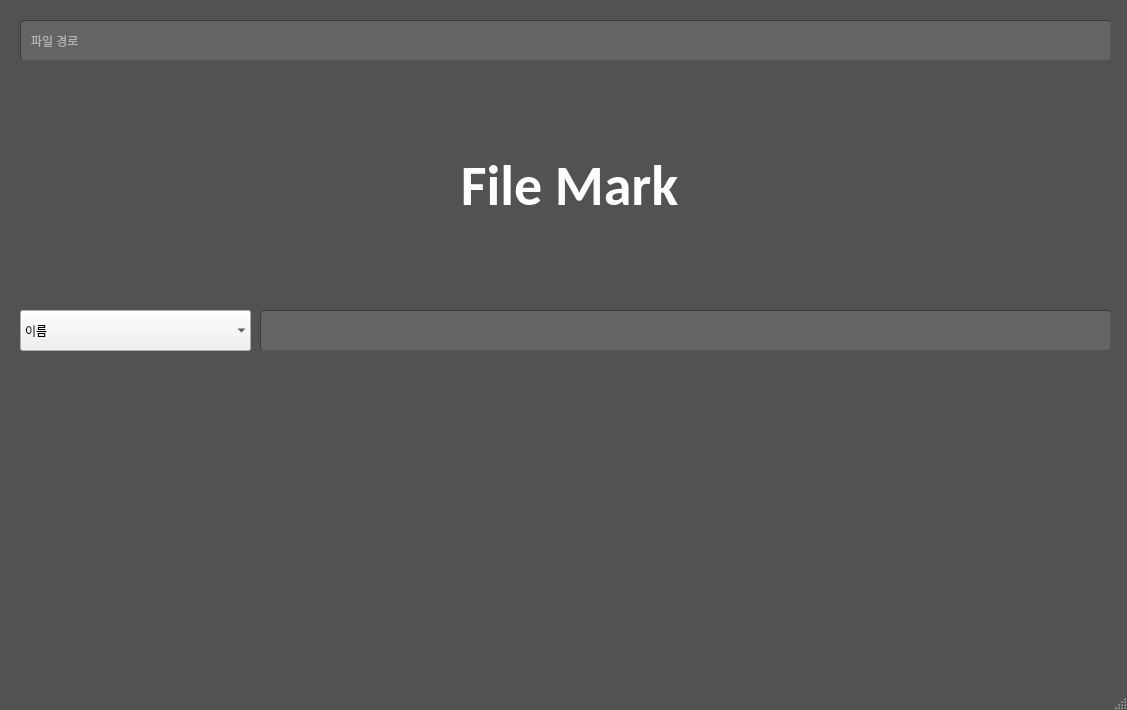
<?xml version="1.0" encoding="UTF-8"?>
<ui version="4.0">
 <class>MainWindow</class>
 <widget class="QMainWindow" name="MainWindow">
  <property name="geometry">
   <rect>
    <x>0</x>
    <y>0</y>
    <width>1127</width>
    <height>710</height>
   </rect>
  </property>
  <property name="windowTitle">
   <string>MainWindow</string>
  </property>
  <property name="styleSheet">
   <string notr="true">/*
ElegantDark Style Sheet for QT Applications
Author: Jaime A. Quiroga P.
Company: GTRONICK
Last updated: 17/04/2018
Available at: https://github.com/GTRONICK/QSS/blob/master/ElegantDark.qss
*/
QMainWindow {
	background-color:rgb(82, 82, 82);
}
QTextEdit {
	background-color:rgb(42, 42, 42);
	color: rgb(0, 255, 0);
}
QPushButton{
	border-style: outset;
	border-width: 2px;
	border-top-color: qlineargradient(spread:pad, x1:0.5, y1:0.6, x2:0.5, y2:0.4, stop:0 rgba(115, 115, 115, 255), stop:1 rgba(62, 62, 62, 255));
	border-right-color: qlineargradient(spread:pad, x1:0.4, y1:0.5, x2:0.6, y2:0.5, stop:0 rgba(115, 115, 115, 255), stop:1 rgba(62, 62, 62, 255));
	border-left-color: qlineargradient(spread:pad, x1:0.6, y1:0.5, x2:0.4, y2:0.5, stop:0 rgba(115, 115, 115, 255), stop:1 rgba(62, 62, 62, 255));
	border-bottom-color: rgb(58, 58, 58);
	border-bottom-width: 1px;
	border-style: solid;
	color: rgb(255, 255, 255);
	padding: 2px;
	background-color: qlineargradient(spread:pad, x1:0.5, y1:1, x2:0.5, y2:0, stop:0 rgba(77, 77, 77, 255), stop:1 rgba(97, 97, 97, 255));
}
QPushButton:hover{
	border-style: outset;
	border-width: 2px;
	border-top-color: qlineargradient(spread:pad, x1:0.5, y1:0.6, x2:0.5, y2:0.4, stop:0 rgba(180, 180, 180, 255), stop:1 rgba(110, 110, 110, 255));
	border-right-color: qlineargradient(spread:pad, x1:0.4, y1:0.5, x2:0.6, y2:0.5, stop:0 rgba(180, 180, 180, 255), stop:1 rgba(110, 110, 110, 255));
	border-left-color: qlineargradient(spread:pad, x1:0.6, y1:0.5, x2:0.4, y2:0.5, stop:0 rgba(180, 180, 180, 255), stop:1 rgba(110, 110, 110, 255));
	border-bottom-color: rgb(115, 115, 115);
	border-bottom-width: 1px;
	border-style: solid;
	color: rgb(255, 255, 255);
	padding: 2px;
	background-color: qlineargradient(spread:pad, x1:0.5, y1:1, x2:0.5, y2:0, stop:0 rgba(107, 107, 107, 255), stop:1 rgba(157, 157, 157, 255));
}
QPushButton:pressed{
	border-style: outset;
	border-width: 2px;
	border-top-color: qlineargradient(spread:pad, x1:0.5, y1:0.6, x2:0.5, y2:0.4, stop:0 rgba(62, 62, 62, 255), stop:1 rgba(22, 22, 22, 255));
	border-right-color: qlineargradient(spread:pad, x1:0.4, y1:0.5, x2:0.6, y2:0.5, stop:0 rgba(115, 115, 115, 255), stop:1 rgba(62, 62, 62, 255));
	border-left-color: qlineargradient(spread:pad, x1:0.6, y1:0.5, x2:0.4, y2:0.5, stop:0 rgba(115, 115, 115, 255), stop:1 rgba(62, 62, 62, 255));
	border-bottom-color: rgb(58, 58, 58);
	border-bottom-width: 1px;
	border-style: solid;
	color: rgb(255, 255, 255);
	padding: 2px;
	background-color: qlineargradient(spread:pad, x1:0.5, y1:1, x2:0.5, y2:0, stop:0 rgba(77, 77, 77, 255), stop:1 rgba(97, 97, 97, 255));
}
QPushButton:disabled{
	border-style: outset;
	border-width: 2px;
	border-top-color: qlineargradient(spread:pad, x1:0.5, y1:0.6, x2:0.5, y2:0.4, stop:0 rgba(115, 115, 115, 255), stop:1 rgba(62, 62, 62, 255));
	border-right-color: qlineargradient(spread:pad, x1:0.4, y1:0.5, x2:0.6, y2:0.5, stop:0 rgba(115, 115, 115, 255), stop:1 rgba(62, 62, 62, 255));
	border-left-color: qlineargradient(spread:pad, x1:0.6, y1:0.5, x2:0.4, y2:0.5, stop:0 rgba(115, 115, 115, 255), stop:1 rgba(62, 62, 62, 255));
	border-bottom-color: rgb(58, 58, 58);
	border-bottom-width: 1px;
	border-style: solid;
	color: rgb(0, 0, 0);
	padding: 2px;
	background-color: qlineargradient(spread:pad, x1:0.5, y1:1, x2:0.5, y2:0, stop:0 rgba(57, 57, 57, 255), stop:1 rgba(77, 77, 77, 255));
}
QLineEdit {
	border-width: 1px; border-radius: 4px;
	border-color: rgb(58, 58, 58);
	border-style: inset;
	padding: 0 8px;
	color: rgb(255, 255, 255);
	background:rgb(100, 100, 100);
	selection-background-color: rgb(187, 187, 187);
	selection-color: rgb(60, 63, 65);
}
QLabel {
	color:rgb(255,255,255);	
}
QProgressBar {
	text-align: center;
	color: rgb(240, 240, 240);
	border-width: 1px; 
	border-radius: 10px;
	border-color: rgb(58, 58, 58);
	border-style: inset;
	background-color:rgb(77,77,77);
}
QProgressBar::chunk {
	background-color: qlineargradient(spread:pad, x1:0.5, y1:0.7, x2:0.5, y2:0.3, stop:0 rgba(87, 97, 106, 255), stop:1 rgba(93, 103, 113, 255));
	border-radius: 5px;
}
QMenuBar {
	background:rgb(82, 82, 82);
}
QMenuBar::item {
	color:rgb(223,219,210);
	spacing: 3px;
	padding: 1px 4px;
	background: transparent;
}

QMenuBar::item:selected {
	background:rgb(115, 115, 115);
}
QMenu::item:selected {
	color:rgb(255,255,255);
	border-width:2px;
	border-style:solid;
	padding-left:18px;
	padding-right:8px;
	padding-top:2px;
	padding-bottom:3px;
	background:qlineargradient(spread:pad, x1:0.5, y1:0.7, x2:0.5, y2:0.3, stop:0 rgba(87, 97, 106, 255), stop:1 rgba(93, 103, 113, 255));
	border-top-color: qlineargradient(spread:pad, x1:0.5, y1:0.6, x2:0.5, y2:0.4, stop:0 rgba(115, 115, 115, 255), stop:1 rgba(62, 62, 62, 255));
	border-right-color: qlineargradient(spread:pad, x1:0.4, y1:0.5, x2:0.6, y2:0.5, stop:0 rgba(115, 115, 115, 255), stop:1 rgba(62, 62, 62, 255));
	border-left-color: qlineargradient(spread:pad, x1:0.6, y1:0.5, x2:0.4, y2:0.5, stop:0 rgba(115, 115, 115, 255), stop:1 rgba(62, 62, 62, 255));
	border-bottom-color: rgb(58, 58, 58);
	border-bottom-width: 1px;
}
QMenu::item {
	color:rgb(223,219,210);
	background-color:rgb(78,78,78);
	padding-left:20px;
	padding-top:4px;
	padding-bottom:4px;
	padding-right:10px;
}
QMenu{
	background-color:rgb(78,78,78);
}
QTabWidget {
	color:rgb(0,0,0);
	background-color:rgb(247,246,246);
}
QTabWidget::pane {
		border-color: rgb(77,77,77);
		background-color:rgb(101,101,101);
		border-style: solid;
		border-width: 1px;
    	border-radius: 6px;
}
QTabBar::tab {
	padding:2px;
	color:rgb(250,250,250);
  	background-color: qlineargradient(spread:pad, x1:0.5, y1:1, x2:0.5, y2:0, stop:0 rgba(77, 77, 77, 255), stop:1 rgba(97, 97, 97, 255));
	border-style: solid;
	border-width: 2px;
  	border-top-right-radius:4px;
   border-top-left-radius:4px;
	border-top-color: qlineargradient(spread:pad, x1:0.5, y1:0.6, x2:0.5, y2:0.4, stop:0 rgba(115, 115, 115, 255), stop:1 rgba(95, 92, 93, 255));
	border-right-color: qlineargradient(spread:pad, x1:0.4, y1:0.5, x2:0.6, y2:0.5, stop:0 rgba(115, 115, 115, 255), stop:1 rgba(95, 92, 93, 255));
	border-left-color: qlineargradient(spread:pad, x1:0.6, y1:0.5, x2:0.4, y2:0.5, stop:0 rgba(115, 115, 115, 255), stop:1 rgba(95, 92, 93, 255));
	border-bottom-color: rgb(101,101,101);
}
QTabBar::tab:selected, QTabBar::tab:last:selected, QTabBar::tab:hover {
  	background-color:rgb(101,101,101);
  	margin-left: 0px;
  	margin-right: 1px;
}
QTabBar::tab:!selected {
    	margin-top: 1px;
		margin-right: 1px;
}
QCheckBox {
	color:rgb(223,219,210);
	padding: 2px;
}
QCheckBox:hover {
	border-radius:4px;
	border-style:solid;
	padding-left: 1px;
	padding-right: 1px;
	padding-bottom: 1px;
	padding-top: 1px;
	border-width:1px;
	border-color: rgb(87, 97, 106);
	background-color:qlineargradient(spread:pad, x1:0.5, y1:0.7, x2:0.5, y2:0.3, stop:0 rgba(87, 97, 106, 150), stop:1 rgba(93, 103, 113, 150));
}
QCheckBox::indicator:checked {
	border-radius:4px;
	border-style:solid;
	border-width:1px;
	border-color: rgb(180,180,180);
  	background-color:qlineargradient(spread:pad, x1:0.5, y1:0.7, x2:0.5, y2:0.3, stop:0 rgba(87, 97, 106, 255), stop:1 rgba(93, 103, 113, 255));
}
QCheckBox::indicator:unchecked {
	border-radius:4px;
	border-style:solid;
	border-width:1px;
	border-color: rgb(87, 97, 106);
  	background-color:rgb(255,255,255);
}
QStatusBar {
	color:rgb(240,240,240);
}
</string>
  </property>
  <widget class="QWidget" name="centralwidget">
   <widget class="QLineEdit" name="FileDir">
    <property name="geometry">
     <rect>
      <x>20</x>
      <y>20</y>
      <width>1091</width>
      <height>41</height>
     </rect>
    </property>
    <property name="styleSheet">
     <string notr="true"/>
    </property>
    <property name="frame">
     <bool>false</bool>
    </property>
    <property name="placeholderText">
     <string>파일 경로</string>
    </property>
   </widget>
   <widget class="QLabel" name="label">
    <property name="geometry">
     <rect>
      <x>354</x>
      <y>90</y>
      <width>431</width>
      <height>191</height>
     </rect>
    </property>
    <property name="font">
     <font>
      <family>Calibri</family>
      <pointsize>42</pointsize>
      <weight>75</weight>
      <bold>true</bold>
     </font>
    </property>
    <property name="text">
     <string>File Mark</string>
    </property>
    <property name="alignment">
     <set>Qt::AlignCenter</set>
    </property>
   </widget>
   <widget class="QComboBox" name="comboBox">
    <property name="geometry">
     <rect>
      <x>20</x>
      <y>310</y>
      <width>231</width>
      <height>41</height>
     </rect>
    </property>
    <property name="styleSheet">
     <string notr="true"/>
    </property>
    <property name="frame">
     <bool>false</bool>
    </property>
    <item>
     <property name="text">
      <string>이름</string>
     </property>
    </item>
    <item>
     <property name="text">
      <string>날짜</string>
     </property>
    </item>
    <item>
     <property name="text">
      <string>크기</string>
     </property>
    </item>
    <item>
     <property name="text">
      <string>확장자</string>
     </property>
    </item>
    <item>
     <property name="text">
      <string>사용빈도</string>
     </property>
    </item>
   </widget>
   <widget class="QLineEdit" name="FileSearch">
    <property name="geometry">
     <rect>
      <x>260</x>
      <y>310</y>
      <width>851</width>
      <height>41</height>
     </rect>
    </property>
    <property name="font">
     <font>
      <family>Calibri</family>
      <pointsize>15</pointsize>
     </font>
    </property>
    <property name="frame">
     <bool>false</bool>
    </property>
   </widget>
  </widget>
  <widget class="QMenuBar" name="menubar">
   <property name="geometry">
    <rect>
     <x>0</x>
     <y>0</y>
     <width>1127</width>
     <height>18</height>
    </rect>
   </property>
  </widget>
  <widget class="QStatusBar" name="statusbar"/>
 </widget>
 <resources/>
 <connections/>
</ui>
